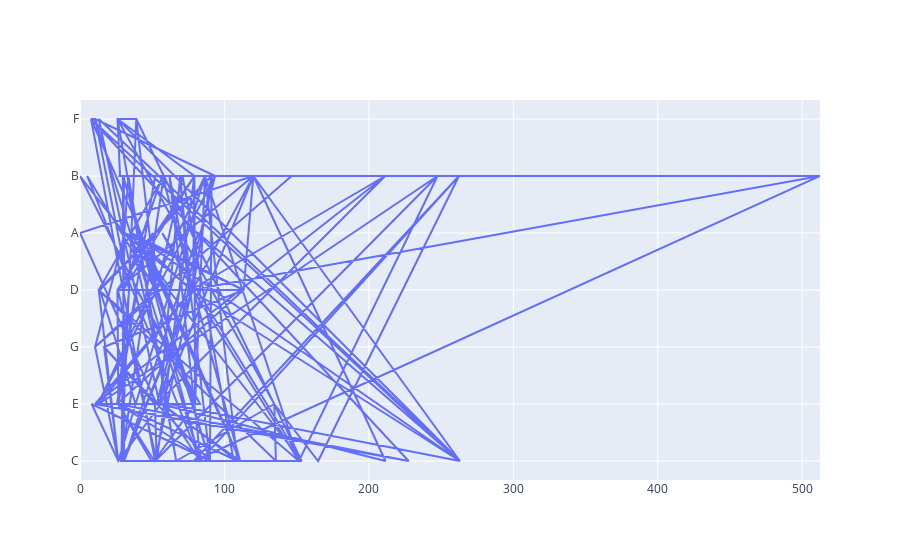

Notebook cell for this chart:
### Code cell
# Create  a simple line chart
import plotly.graph_objects as go
fig = go.Figure(data=go.Scatter(x=df['fare'],y=df['deck']))
fig.show()

### Figure 1 — Plotly figure (JSON) as saved in the notebook; plotly's stock layout.template omitted (floating-point values rounded to 4 significant figures; data arrays with more than 128 entries replaced by an {"elided": "..."} marker saying what was removed)
{"data": [{"type": "scatter", "x": {"elided": "182 float values"}, "y": {"elided": "182 str values"}}], "layout": {}}
